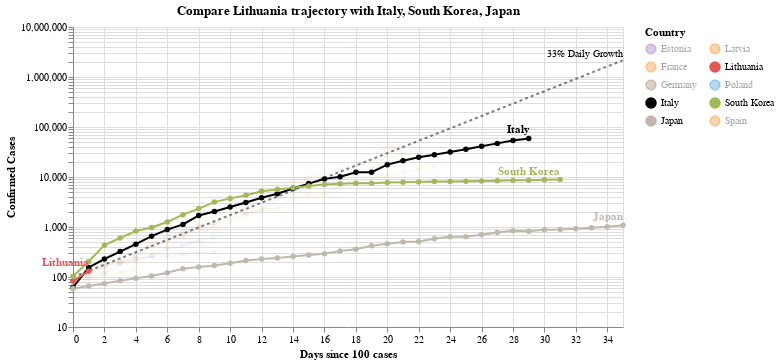

Source (notebook cell):
### Code cell
#hide_input
chart3 = make_since_chart(['Lithuania'])
chart3

### Figure 1 — Vega-Lite specification as saved in the notebook (floating-point values rounded to 4 significant figures; data arrays with more than 128 entries replaced by an {"elided": "..."} marker saying what was removed)
{"config": {"view": {"continuousWidth": 400, "continuousHeight": 300}}, "layer": [{"mark": {"type": "line", "color": "black", "opacity": 0.5, "strokeDash": [3, 3]}, "encoding": {"x": {"type": "quantitative", "field": "Days since 100 cases"}, "y": {"type": "quantitative", "field": "Confirmed Cases"}}}, {"mark": {"type": "text", "align": "right", "dy": -6, "fontSize": 10, "text": "33% Daily Growth"}, "encoding": {"x": {"type": "quantitative", "field": "Days since 100 cases"}, "y": {"type": "quantitative", "field": "Confirmed Cases"}}, "transform": [{"filter": "(datum['Days since 100 cases'] >= 35)"}]}, {"data": {"name": "data-71f4f25e5b5fa32765937480d0311e52"}, "mark": {"type": "line", "point": true}, "encoding": {"color": {"type": "nominal", "field": "Country", "legend": {"columns": 2}, "scale": {"domain": ["Estonia", "France", "Germany", "Italy", "Japan", "Latvia", "Lithuania", "Poland", "South Korea", "Spain"], "range": ["#9467bd", "#F58518", "#9D755D", "black", "#C1B7AD", "#F58518", "#E45756", "#2495D3", "#A1BA59", "#F58518"]}}, "opacity": {"condition": {"value": 1, "selection": "selector001"}, "value": 0.05}, "tooltip": [{"type": "nominal", "field": "Country"}, {"type": "temporal", "field": "Date"}, {"type": "quantitative", "field": "Confirmed Cases"}, {"type": "quantitative", "field": "Days since 100 cases"}], "x": {"type": "quantitative", "field": "Days since 100 cases"}, "y": {"type": "quantitative", "field": "Confirmed Cases", "scale": {"type": "log"}}}, "selection": {"selector001": {"type": "multi", "fields": ["Country"], "bind": "legend", "init": [{"Country": "Lithuania"}, {"Country": "Italy"}, {"Country": "South Korea"}, {"Country": "Japan"}]}}, "width": 550}, {"data": {"name": "data-71f4f25e5b5fa32765937480d0311e52"}, "mark": {"type": "text", "align": "right", "dy": -8, "fontWeight": "bold"}, "encoding": {"color": {"type": "nominal", "field": "Country", "legend": {"columns": 2}, "scale": {"domain": ["Estonia", "France", "Germany", "Italy", "Japan", "Latvia", "Lithuania", "Poland", "South Korea", "Spain"], "range": ["#9467bd", "#F58518", "#9D755D", "black", "#C1B7AD", "#F58518", "#E45756", "#2495D3", "#A1BA59", "#F58518"]}}, "opacity": {"condition": {"value": 1, "selection": "selector001"}, "value": 0.05}, "text": {"type": "nominal", "field": "Country"}, "tooltip": [{"type": "nominal", "field": "Country"}, {"type": "temporal", "field": "Date"}, {"type": "quantitative", "field": "Confirmed Cases"}, {"type": "quantitative", "field": "Days since 100 cases"}], "x": {"type": "quantitative", "field": "Days since 100 cases"}, "y": {"type": "quantitative", "field": "Confirmed Cases", "scale": {"type": "log"}}}, "transform": [{"filter": "(datum['Date'] >= 1584835200000)"}], "width": 550}], "data": {"name": "data-c1a3bbf4dd040f2e7e8e7a69520e3c2a"}, "title": "Compare Lithuania trajectory with Italy, South Korea, Japan", "$schema": "https://vega.github.io/schema/vega-lite/v4.0.2.json", "datasets": {"data-c1a3bbf4dd040f2e7e8e7a69520e3c2a": [{"Days since 100 cases": 0, "Confirmed Cases": 100.0}, {"Days since 100 cases": 1, "Confirmed Cases": 133.0}, {"Days since 100 cases": 2, "Confirmed Cases": 176.9}, {"Days since 100 cases": 3, "Confirmed Cases": 235.3}, {"Days since 100 cases": 4, "Confirmed Cases": 312.9}, {"Days since 100 cases": 5, "Confirmed Cases": 416.2}, {"Days since 100 cases": 6, "Confirmed Cases": 553.5}, {"Days since 100 cases": 7, "Confirmed Cases": 736.1}, {"Days since 100 cases": 8, "Confirmed Cases": 979.1}, {"Days since 100 cases": 9, "Confirmed Cases": 1302.0}, {"Days since 100 cases": 10, "Confirmed Cases": 1732.0}, {"Days since 100 cases": 11, "Confirmed Cases": 2303.0}, {"Days since 100 cases": 12, "Confirmed Cases": 3064.0}, {"Days since 100 cases": 13, "Confirmed Cases": 4074.0}, {"Days since 100 cases": 14, "Confirmed Cases": 5419.0}, {"Days since 100 cases": 15, "Confirmed Cases": 7207.0}, {"Days since 100 cases": 16, "Confirmed Cases": 9586.0}, {"Days since 100 cases": 17, "Confirmed Cases": 12750.0}, {"Days since 100 cases": 18, "Confirmed Cases": 16960.0}, {"Days since 100 cases": 19, "Confirmed Cases": 22550.0}, {"Days since 100 cases": 20, "Confirmed Cases": 29990.0}, {"Days since 100 cases": 21, "Confirmed Cases": 39890.0}, {"Days since 100 cases": 22, "Confirmed Cases": 53060.0}, {"Days since 100 cases": 23, "Confirmed Cases": 70560.0}, {"Days since 100 cases": 24, "Confirmed Cases": 93850.0}, {"Days since 100 cases": 25, "Confirmed Cases": 124800.0}, {"Days since 100 cases": 26, "Confirmed Cases": 166000.0}, {"Days since 100 cases": 27, "Confirmed Cases": 220800.0}, {"Days since 100 cases": 28, "Confirmed Cases": 293700.0}, {"Days since 100 cases": 29, "Confirmed Cases": 390600.0}, {"Days since 100 cases": 30, "Confirmed Cases": 519500.0}, {"Days since 100 cases": 31, "Confirmed Cases": 690900.0}, {"Days since 100 cases": 32, "Confirmed Cases": 918900.0}, {"Days since 100 cases": 33, "Confirmed Cases": 1222000.0}, {"Days since 100 cases": 34, "Confirmed Cases": 1625000.0}, {"Days since 100 cases": 35, "Confirmed Cases": 2162000.0}], "data-71f4f25e5b5fa32765937480d0311e52": {"elided": "194 records"}}}
